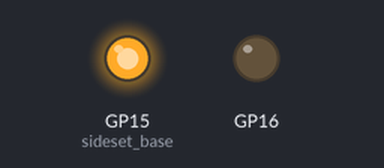
Simulated run of this program. Board: Raspberry Pi Pico running MicroPython. Shown: output pins drawn as LEDs (lit = HIGH). Pins used as bus, display or sensor lines are not drawn. At 0.1 s the program stops and its outputs stay as they are.

Above: at 0.1 s.
Timing chart, 0 to 1.6 s (numbered marks = the images above):
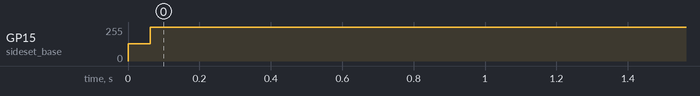

The program:

main.py
```python
import time
import rp2
from machine import Pin

# Define a PIO function named write_num with some configuration parameters
@rp2.asm_pio(set_init=rp2.PIO.OUT_LOW, out_init=rp2.PIO.OUT_LOW,
             autopull=True, out_shiftdir=rp2.PIO.SHIFT_RIGHT, pull_thresh=8,
             sideset_init=(rp2.PIO.OUT_LOW, rp2.PIO.OUT_LOW))
def write_num():
    # Initialize the output pins to LOW
    set(pins, 0) [1]
    # Pull the next input value from the input FIFO
    pull()
    # Set the X register to 8
    set(x, 8)
    # Define a label "bitloop" to loop through each bit
    label("bitloop")
    # Output a bit to the output pins and set the side pin to HIGH
    out(pins,1) .side(1) [2]
    # Output a bit to the output pins and set the side pin to LOW
    out(pins,1) .side(0) [1]
    # Decrement the X register and jump back to "bitloop" if X is not 0
    jmp(x_dec, "bitloop")

    # Set the output pins to LOW
    set(pins, 0) [3]

# Create a StateMachine instance with the write_num PIO function
sm = rp2.StateMachine(0, write_num, freq=20000, set_base=Pin(0), out_base=Pin(0), sideset_base=Pin(15))

# Activate the StateMachine
sm.active(1)

# Put values "c" and "O" into the StateMachine's input FIFO
sm.put("c")
sm.put("O")
```

Measured:
- by itself, GP15 (sideset_base): 0/255 → 128/255 at 0.00 s, → 255/255 0.06 s later
